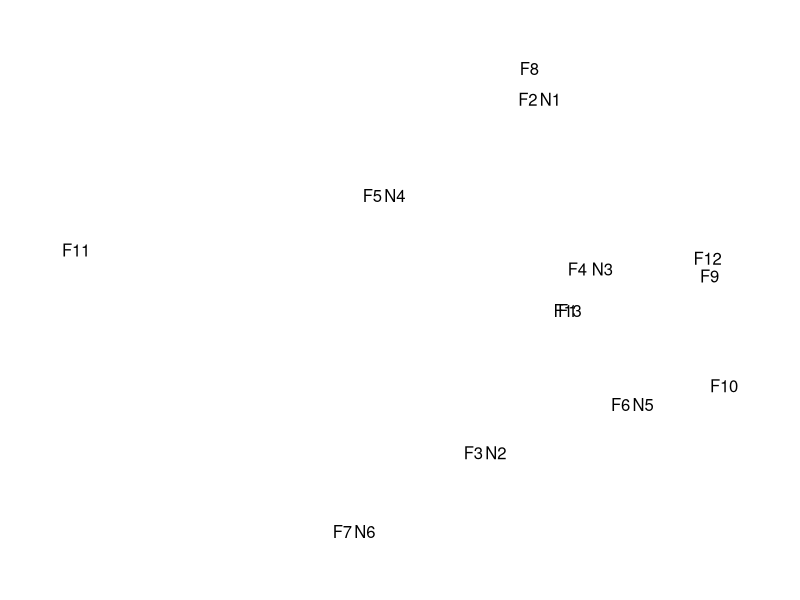

The R script that drew this image:
# Classical MDS of ACBC Disaster Relief Organization Survey 2018
respondents <- c('F1','F2','F3','F4','F5','F6','F7','F8','F9','F10','F11','F12','F13','         N1','         N2','          N3','         N4','         N5','         N6')
F1 <- c(20.2,18.6,22.7,20.8,18.2,22.5,  21.2,17.9,22.4,21.5,18.4,21.6)
F2 <- c(21.2,21.5,18.8,21.3,21.4,18.8,  17.8,21.5,22.2,22.1,17.1,22.3)
F3 <-c(21.1,18.1,22.5,20.3,18.5,22.8,   20.8,18.7,22.1,21.8,21.9,17.9)
F4 <- c(20.6,17.7,20.3,20.6,18.1,20.1,  21.2,17.8,20.7,21.6,15.6,21.6)
F5 <- c(20.3,20.4,17.8,20.1,17.6,20.7,  17.3,20.8,20.4,20.3,13.0,20.2)
F6 <- c(18.0,17.9,15.8,17.6,15.9,18.2,   15.3,18.2,18.2,18.8,14,18.8)
F7 <- c(19.3,17.4,20.0,19.5,17.4,19.7,  18.9,17.8,19.9,20.8,15.4,20.4)
F8 <- c(19.2,17.3,20.1,19.6,17.4,19.6,  16.6,19.8,20.3,20.2,15.8,20.6)
F9 <- c(20.8,21.0,19.6,21.3,21.6,18.7,  20.6,18.8,22.2,22.8,16.3,22.4)
F10 <- c(20.6,18.5,22.4,20.9,18.8,21.9,  18,21.4,22.1,22.6,16.8,22.1)
F11 <- c(19.9,19.7,17,19,17.5,20.1,      18.9,17.2,20.6,20.5,15.4,20.8)
F12 <- c(18.8,19.2,16.2,18.7,16.4,19.1,  17.9,16.7,19.5,19.4,15.4,19.4)
F13 <- c(20.9,21.8,18.8,21.7,18.1,21.6,  18,21.9,21.6,22.4,17.3,21.8)
N1 <-c(20.8,21.5,19.2,21.7, 18.7,21.0,   17.3,21.6,22.6,22.4,18.2,21.0)
N2 <-c(20.3,22,20.0,18.4,   21.1,22.8,   18.8,20.9,22.6,21.3,19.4,21.7)
N3 <-c(18.1,21.6,21.8,19.5, 20.3,21.7,   17.2,22.5,21.8,20.3,19.2,21.9)
N4 <-c(19.6,20.3,21.4,18.0, 21.3,22.2,   21.2,19.2,21.1,22.1,17.9,21.6)
N5 <- c(16.5,15.1,17.8,16.9,15.3,17.3,   14.2,17.5,17.8,17.4,16.7,15.4)
N6 <- c(20.6,21.5,19.4,21.2,21.4,18.8,   16.6,22.3,22.7,18.4,21.6,21.4)

Respondent.data <- data.frame(F1,F2,F3,F4,F5,F6,F7,F8,F9,F10,F11,F12,F13,N1,N2,N3,N4,N5,N6)
mds1 <- cmdscale(dist(Respondent.data))
par(mai=c(.5,.5,.5,.5))
plot(mds1, type = 'n', axes = FALSE, xlab = '', ylab = '')
text(mds1[, 1], mds1[, 2], respondents)
